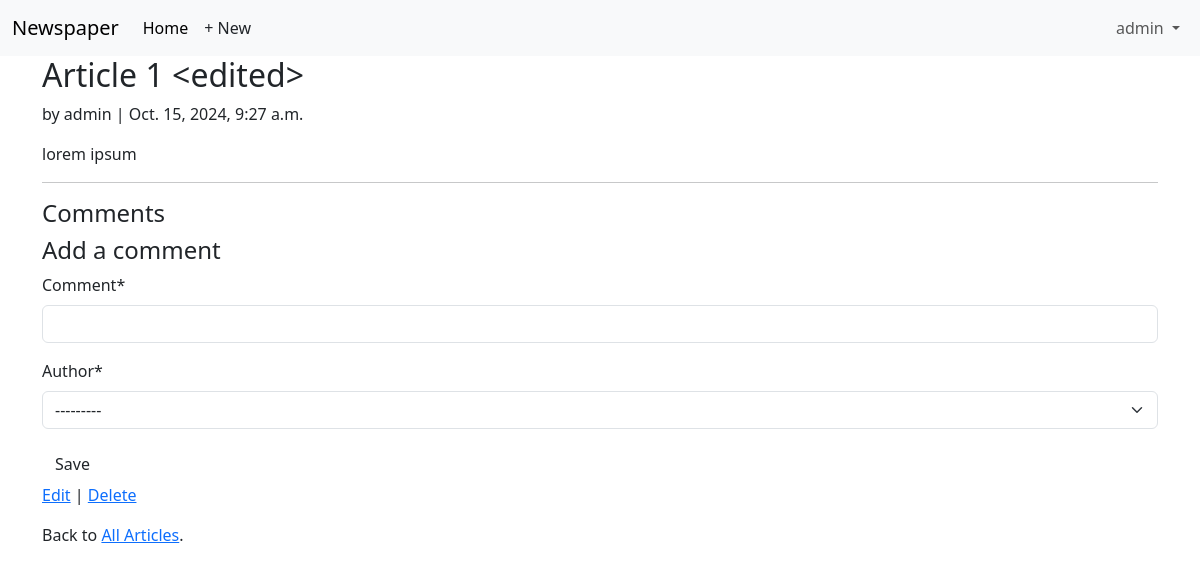
The app's page /articles/1/ (signed in), older data.
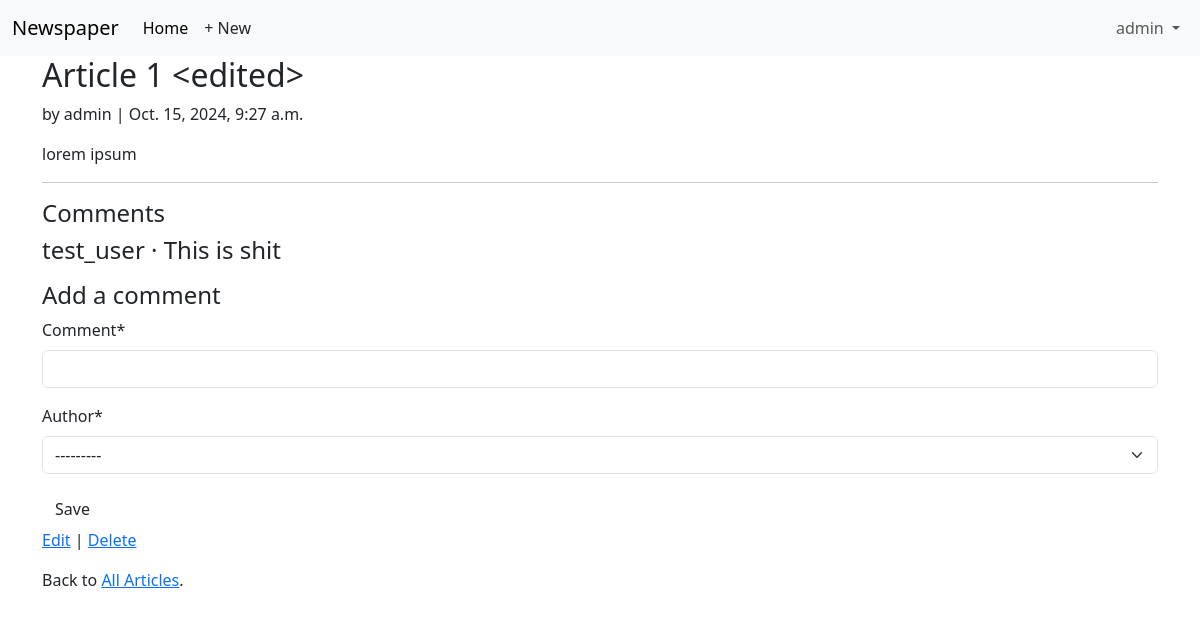
The same page, newer data.
### articles/models.py (models this page shows, shortened)
class Comment(models.Model):
    article = models.ForeignKey(Article, on_delete=models.CASCADE)
    comment = models.CharField(max_length=148)
    author = models.ForeignKey(
        settings.AUTH_USER_MODEL,
        on_delete=models.CASCADE,
    )
    def __str__(self):
        return self.comment

### accounts/models.py (models this page shows)
class CustomUser(AbstractUser):
    age = models.PositiveIntegerField(null=True, blank=True)

### articles/views.py (the view, shortened to what this page needs)
# urls.py: path("<int:pk>/", ArticleDetailView.as_view(), name="article_detail"),
class ArticleDetailView(LoginRequiredMixin, View):
    def get(self, request, *args, **kwargs):
        view = CommentGet.as_view()
        return view(request, *args, **kwargs)

### articles/forms.py
class CommentForm(forms.ModelForm):
    class Meta:
        model = Comment
        fields = ("comment", "author")

### articles/views.py (called while the page is built)
    def get_context_data(self, **kwargs):
        context = super().get_context_data(**kwargs)
        context["form"] = CommentForm()
        return context

### templates/article_detail.html (shortened to what this page needs)
{% extends "base.html" %}
{% load crispy_forms_tags %}
{% block content %}
<div class="article-entry">
    <h2>{{ object.title }}</h2>
    <p>by {{ object.author }} | {{ object.date }}</p>
    <p>{{ object.body }}</p>
</div>
<hr>
<h4>Comments<h4>
{% for comment in article.comment_set.all %}
    <p> {{ comment.author}} &middot; {{ comment}} </p>
{% endfor %}
<h4>Add a comment</h4>
    <form action="" method="post">{% csrf_token %}
        {{ form|crispy }}
        <button class="btn btn_success ml-2" type="submit">Save</button>
    </form>
<p><a href="{% url 'article_edit' article.pk %}">Edit</a> |
    <a href="{% url 'article_delete' article.pk %}">Delete</a></p>
<p>Back to <a href="{% url 'article_list' %}">All Articles</a>.</p>
{% endblock content %}

Row changes from the older to the newer data that the page shows:
added Comment: author "test_user", comment "This is shit"
